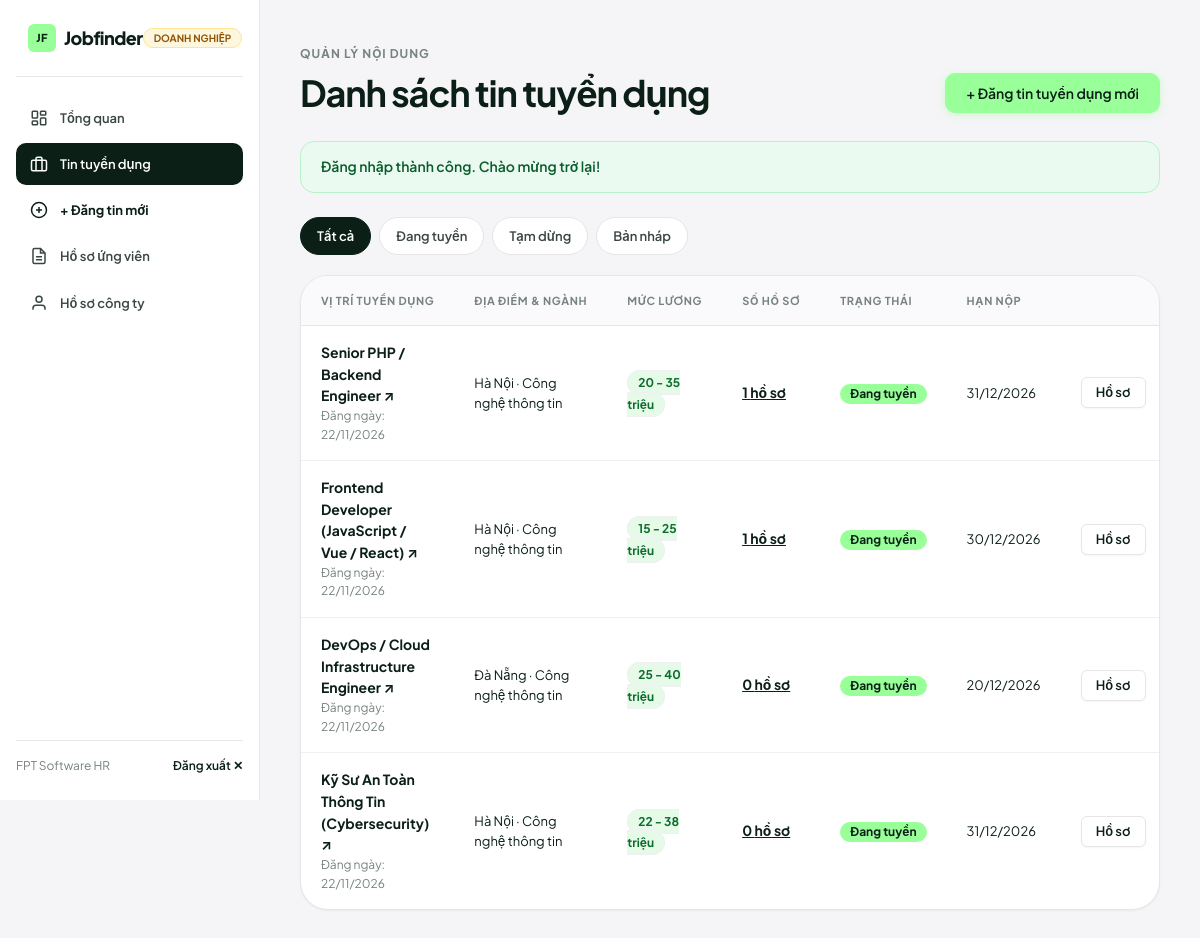
Page /employer/jobs.php (signed in) on the committed database.
### tables this page shows
CREATE TABLE `jobs` (
  `id` INT AUTO_INCREMENT PRIMARY KEY,
  `employer_id` INT NULL,
  `title` VARCHAR(150) NOT NULL,
  `company` VARCHAR(100) NOT NULL,
  `location` VARCHAR(100) NOT NULL,
  `category` VARCHAR(100) NOT NULL,
  `salary` VARCHAR(100) NOT NULL,
  `salary_value` INT DEFAULT 0,
  `job_type` VARCHAR(50) NOT NULL DEFAULT 'Toàn thời gian',
  `experience` VARCHAR(50) NOT NULL DEFAULT 'Không yêu cầu',
  `description` TEXT NOT NULL,
  `requirements` TEXT NOT NULL,
  `deadline` DATE NULL,
  `views` INT NOT NULL DEFAULT 0,
  `status` VARCHAR(20) NOT NULL DEFAULT 'active',
  `created_at` TIMESTAMP DEFAULT CURRENT_TIMESTAMP,
  CONSTRAINT `fk_job_employer` FOREIGN KEY (`employer_id`) REFERENCES `users` (`id`) ON DELETE SET NULL
);

### employer/jobs.php (the view, shortened to what this page needs)
<?php
require_once '../config/database.php';
$employer_id = (int)$_SESSION['user_id'];
$tab = $_GET['tab'] ?? 'all';
$sql = "
    SELECT j.*, COUNT(a.id) as app_count
    FROM jobs j
    LEFT JOIN applications a ON a.job_id = j.id
    WHERE j.employer_id = :employer_id
";
$params = [':employer_id' => $employer_id];
$sql .= " GROUP BY j.id ORDER BY j.created_at DESC";
$stmt = $pdo->prepare($sql);
$stmt->execute($params);
$jobs = $stmt->fetchAll();
?>
<!DOCTYPE html>
<html lang="vi">
<head>
    <link rel="stylesheet" href="../assets/css/style.css">
</head>
<body>
<div class="portal-layout">
    <?php include '../includes/employer-sidebar.php'; ?>
    <main class="portal-main">
        <div class="section-header" style="margin-bottom:28px;">
            <div>
                <span class="section-eyebrow">Quản lý nội dung</span>
                <h1 class="section-title">Danh sách tin tuyển dụng</h1>
            </div>
            <a href="job-create.php" class="btn btn-primary">+ Đăng tin tuyển dụng mới</a>
        </div>
        <?php if (!empty($_SESSION['flash_message'])): ?>
            <div class="flash-bar flash--<?= $_SESSION['flash_type'] ?? 'success' ?>">
                <?= htmlspecialchars($_SESSION['flash_message']) ?>
            </div>
        <?php endif; ?>
        <div class="category-pills" style="margin-bottom:20px;">
            <a href="jobs.php?tab=all" class="category-pill <?= ($tab === 'all') ? 'active' : '' ?>">Tất cả</a>
            <a href="jobs.php?tab=active" class="category-pill <?= ($tab === 'active') ? 'active' : '' ?>">Đang tuyển</a>
            <a href="jobs.php?tab=inactive" class="category-pill <?= ($tab === 'inactive') ? 'active' : '' ?>">Tạm dừng</a>
            <a href="jobs.php?tab=draft" class="category-pill <?= ($tab === 'draft') ? 'active' : '' ?>">Bản nháp</a>
        </div>
        <div class="table-card">
            <div class="table-responsive">
                <table class="data-table">
                    <thead>
                        <tr>
                            <th>Vị trí tuyển dụng</th>
                            <th>Địa điểm & Ngành</th>
                            <th>Mức lương</th>
                            <th>Số hồ sơ</th>
                            <th>Trạng thái</th>
                            <th>Hạn nộp</th>
                            <th style="text-align:right;">Thao tác</th>
                        </tr>
                    </thead>
                    <tbody>
                        <?php if (!empty($jobs)): ?>
                            <?php foreach ($jobs as $j): ?>
                                <tr>
                                    <td>
                                        <div style="font-weight:700; color:var(--ink);">
                                            <a href="../job-detail.php?id=<?= (int)$j['id'] ?>" target="_blank" style="color:var(--ink);">
                                                <?= htmlspecialchars($j['title']) ?> ↗
                                            </a>
                                        </div>
                                        <div style="font-size:12px; color:var(--muted);">Đăng ngày: <?= date('d/m/Y', strtotime($j['created_at'])) ?></div>
                                    </td>
                                    <td class="text-muted text-sm">
                                        <?= htmlspecialchars($j['location']) ?> &middot; <?= htmlspecialchars($j['category']) ?>
                                    </td>
                                    <td>
                                        <span class="chip" style="background:var(--status-success-bg); color:var(--status-success-text); font-weight:700;">
                                            <?= htmlspecialchars($j['salary']) ?>
                                        </span>
                                    </td>
                                    <td>
                                        <a href="applications.php?job_id=<?= (int)$j['id'] ?>" style="font-weight:700; text-decoration:underline;">
                                            <?= (int)$j['app_count'] ?> hồ sơ
                                        </a>
                                    </td>
                                    <td>
                                        <?php if ($j['status'] === 'active'): ?>
                                            <span class="badge badge--active">Đang tuyển</span>
                                        <?php elseif ($j['status'] === 'draft'): ?>
                                            <span class="badge badge--pending">Bản nháp</span>
                                        <?php else: ?>
                                            <span class="badge badge--danger">Tạm dừng</span>
                                        <?php endif; ?>
                                    </td>
                                    <td class="text-muted text-sm">
                                        <?= !empty($j['deadline']) ? date('d/m/Y', strtotime($j['deadline'])) : 'Không đặt' ?>
                                    </td>
                                    <td style="text-align:right;">
                                        <div style="display:flex; justify-content:flex-end; gap:6px;">
                                            <a href="applications.php?job_id=<?= (int)$j['id'] ?>" class="btn btn-secondary btn-sm">Hồ sơ</a>
                                            <a href="job-edit.php?id=<?= (int)$j['id'] ?>" class="btn btn-ghost btn-sm">Sửa</a>
                                        </div>
                                    </td>
                                </tr>
                            <?php endforeach; ?>
                        <?php endif; ?>
                    </tbody>
                </table>
            </div>
        </div>
    </main>
</div>
</body>
</html>

### rows in the picture
jobs: title "Senior PHP / Backend Engineer", created_at "22/11/2026", location "Hà Nội", category "Công nghệ thông tin", salary "20 - 35 triệu", app_count "1", status "Đang tuyển", deadline "31/12/2026"
jobs: title "Frontend Developer (JavaScript / Vue / React)", created_at "22/11/2026", location "Hà Nội", category "Công nghệ thông tin", salary "15 - 25 triệu", app_count "1", status "Đang tuyển", deadline "30/12/2026"
jobs: title "DevOps / Cloud Infrastructure Engineer", created_at "22/11/2026", location "Đà Nẵng", category "Công nghệ thông tin", salary "25 - 40 triệu", app_count "0", status "Đang tuyển", deadline "20/12/2026"
jobs: title "Kỹ Sư An Toàn Thông Tin (Cybersecurity)", created_at "22/11/2026", location "Hà Nội", category "Công nghệ thông tin", salary "22 - 38 triệu", app_count "0", status "Đang tuyển", deadline "31/12/2026"

### other values in the picture
$_SESSION['user_name'] "FPT Software HR"
$_SESSION['flash_message'] "Đăng nhập thành công. Chào mừng trở lại!"
